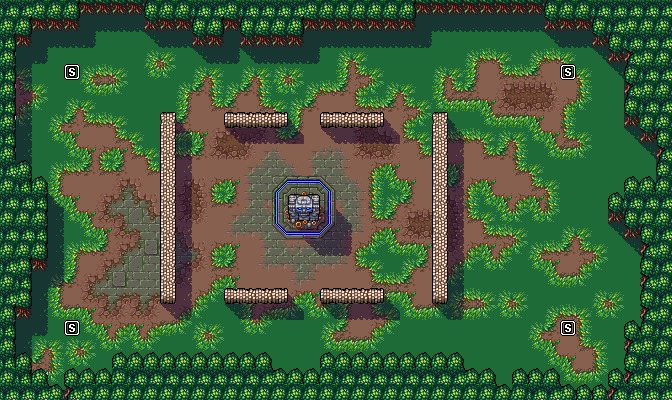

A level layout from a 2D game, rendered from its tile map. Below: a short description, then the map file with tile-grid data replaced by summaries:
An orthogonal 42x25 tile map with 16x16 px tiles, 3 tile layers (Ground, Shadows, Objects).

<map version="1.2" tiledversion="1.2.4" orientation="orthogonal" renderorder="right-down" width="42" height="25" tilewidth="16" tileheight="16" infinite="0" nextlayerid="7" nextobjectid="13">
 <tileset firstgid="1" source="TileSet_Main.tsx" />
 <layer id="4" name="Ground" width="42" height="25" locked="1">
  <data>[1050 cells, 1050 non-empty, 50 distinct tile ids]</data>
 </layer>
 <layer id="5" name="Shadows" width="42" height="25" opacity="0.5">
  <data>[1050 cells, 208 non-empty, 9 distinct tile ids]</data>
 </layer>
 <layer id="6" name="Objects" width="42" height="25" locked="1">
  <data>[1050 cells, 333 non-empty, 36 distinct tile ids]</data>
 </layer>
</map>
